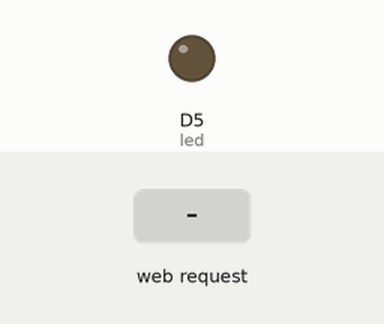
Recording of a sketch running on a simulated ESP8266 (NodeMCU). Shown: output pins drawn as LEDs (lit = HIGH). The test bench sets the inputs (shaded band). WiFi joins after 1.5 s; servers stay silent unless stated; what the sketch prints to the serial monitor is not drawn.

Above: at 2.8 s.
2.9 s: HTTP request GET /ledon received
At 4.1 s:
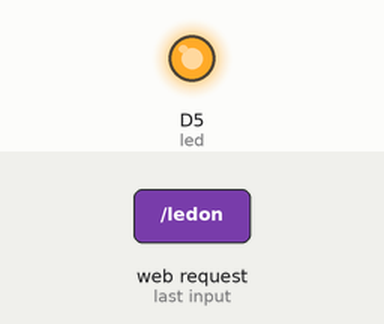
4.4 s: HTTP request GET /ledoff received
At 5.4 s:
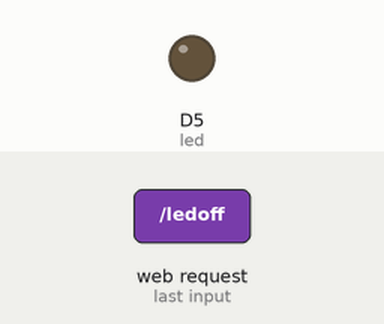
Timing chart, 0 to 7.4 s (numbered marks = the images above; inputs shaded):
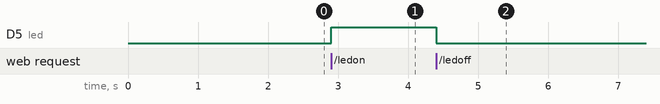

Measured:
- after the input at 2.9 s, D5 (led): LOW → HIGH at once
- after the input at 4.4 s, D5 (led): HIGH → LOW at once

The sketch:

03._NodeMCU_Webserver.ino
```cpp
#include <ESP8266WiFi.h>

WiFiClient client;
WiFiServer server(80);

#define led D5

void setup()
{
  Serial.begin(9600);
  WiFi.begin("Mooazam", "mooazam123");
  while(WiFi.status() != WL_CONNECTED)
  {
    delay(200);
    Serial.print("..");
  }
  Serial.println();
  Serial.println("NodeMCU is connected!");
  Serial.println(WiFi.localIP());
  server.begin();
  pinMode(led, OUTPUT);
}

void loop()
{
  client = server.available();  //Gets a client that is connected to the server and has data available for reading.
  if (client == 1)
  {
    String request =  client.readStringUntil('\n');
    Serial.println(request);
    request.trim();
    if(request == "GET /ledon HTTP/1.1")
    {
      digitalWrite(led, HIGH);
      Serial.println("LED is ON");
    }
    if(request == "GET /ledoff HTTP/1.1")
    {
      digitalWrite(led, LOW);
      Serial.println("LED is OFF");
    }
  }
}
```
